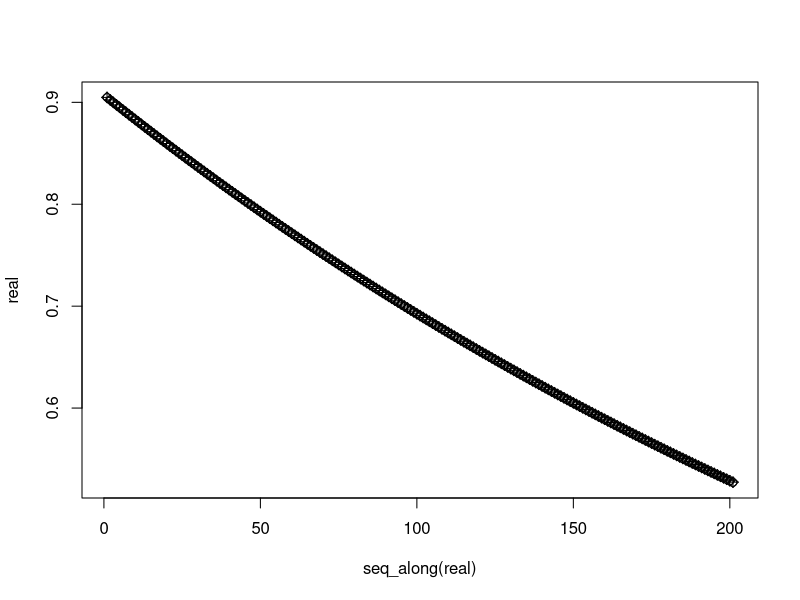
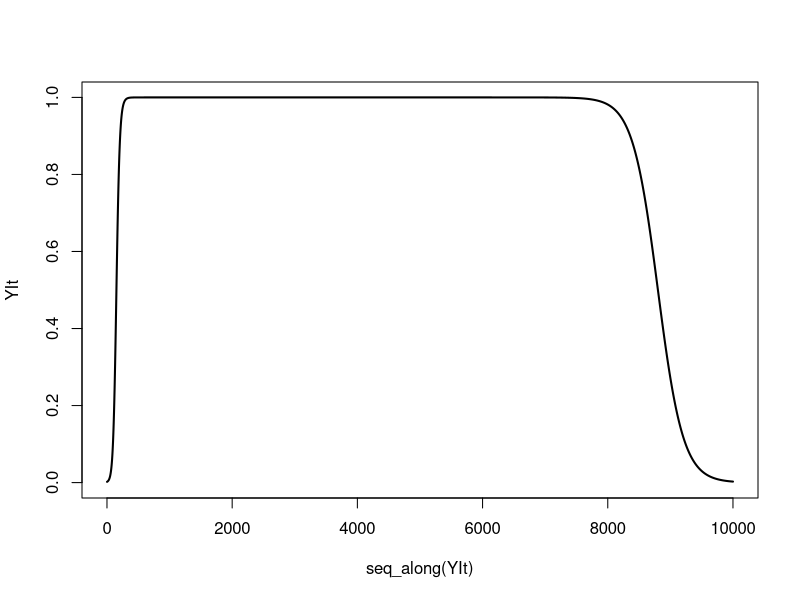

Generate these figures, in order, with R: (Note: a time limit stopped this script after it produced the figures.)
qHat  <-  function(n, U, h, s) {
	U/(n*h*(s))
}

WBar.r  <-  function(n, r, h, s, q) {
	((1 - h*s*(1 - q) - s*q)^r)*(1 - h*s*q)^(n-r)
}

WBar.r.approx  <-  function(n, r, h, s, q) {
	exp(-r*s*(h*(1 - q) + q) - (n-r)*h*s*q)
}

n  <-  1000
r  <-  seq(0,200)
h  <-  0.25
s  <-  0.01
U  <-  0.1
q  <-  qHat(n=1000, U=U, h=h, s=s)

real  <-  WBar.r(n=n, r=r, h=h, s=s, q=q)
approx  <-  WBar.r.approx(n=n, r=r, h=h, s=s, q=q)

plot(real ~ seq_along(real))
points(approx ~ seq_along(approx), pch=9)





##################################
# Approx. Deterministic trajectory 
U    <-  0.1
h    <-  0.25
s    <-  0.1
n    <-  1000
r    <-  0
t    <-  1000
x    <-  0.1
YInext  <-  function(YIt, U, h, s, n, r, t, x) {
	qHat  <-  (U/(n*h*s))
	qt    <-  ((1 - exp((h*(-1 + qHat) - qHat)*s*t))*U)/(n*(h + qHat - h*qHat)*s)
	YIt*exp(-s*(r*(h*(1 - qHat) - qHat) + (n*x - r)*(qt*(h + qHat) + h*qHat*(1 - 2*qt)))) / ((1-YIt)*exp(-U*x*(2 + U/(n*(h^2)*s))) + YIt*exp(-s*(r*(h*(1 - qHat) - qHat) + (n*x - r)*(qt*(h + qHat) + h*qHat*(1 - 2*qt)))))
}


# Parameters
YIt   <-  c()
Ud    <-  0.1
hd    <-  0.1
sd    <-  0.01
n     <-  2*10^6
r     <-  5
qHat  <-  (Ud/(n*hd*sd))
n*qHat
x     <-  0.5
N     <-  1000
t     <-  c(1:9999)
YI0   <-  2/N

YIt  <- c()
for(i in 1:length(t)) {
	if(i == 1) {
		YIt[i]  <-  YInext(YIt=YI0, U=Ud, h=hd, s=sd, n=n, r=r, t=t[i], x=x)
	}else{YIt[i]  <-  YInext(YIt = YIt[i-1], U=Ud, h=hd, s=sd, n=n, r=r, t=t[i], x=x) }
	if(YIt[i] == 1) {
		YIt[i]  <-  YIt[i] - 0.00001
	}
}
YIt  <- c(YI0,YIt)
plot(YIt ~ seq_along(YIt), ylim=c(0,1), type='l', lwd=2)









##################################
# Pseudo Deterministic W-F Simulations 
rbernoulli <- function(n,p) runif(n) < p


n   <-  2000000
mu  <-  10^-5
h   <-  0.1
qHat <-  c()
mut  <-  c()
for(i in 1:n) {
	s  <-  rnorm(n=1,mean=0.01, sd=0.001)
	qHat[i]  <-  (mu/(h*s))
	mut[i]   <-  rbernoulli(n=1,p=qHat[i])
}

sum(mut)
sum(qHat)
n*(mu/h*0.01)
sum(rpois(n=2000000,lambda=(mu/(h*0.01))))


# Parameters
U    <-  0.1
h    <-  0.1
s    <-  0.01
n     <-  2*10^6
r     <-  10
qHat  <-  (U/(n*h*s))
n*qHat
x     <-  0.1
N     <-  1000
YI0   <-  2/N

#number of simulations 
sims  = 100*N/2
fix   = 0
for(i in 1:sims){
	YI  <-  YI0
	t   <-  1
	while(YI*(1 - YI) > 0) {

		#expected frequency after selection          
		qt    <-  ((1 - exp((h*(-1 + qHat) - qHat)*s*t))*U)/(n*(h + qHat - h*qHat)*s)
		F.sel = YI*exp(-s*(r*(h*(1 - qHat) - qHat) + (n*x - r)*(qt*(h + qHat) + h*qHat*(1 - 2*qt)))) / ((1-YI)*exp(-U*x*(2 + U/(n*(h^2)*s))) + YI*exp(-s*(r*(h*(1 - qHat) - qHat) + (n*x - r)*(qt*(h + qHat) + h*qHat*(1 - 2*qt)))))

        #binomial sampling
        YI = rbinom(1, (N/2), F.sel)/(N/2)
        t = t + 1
    }
    if(YI == 1){
    	fix  <-  fix + 1
    }
    cat('\r', paste("Progress:", round(100*(i/sims)), "% complete"))
}    

fix/sims





##################################
# Pseudo Deterministic W-F Simulations 
# loop over r to get a profile of Pr(fix)



# Parameters
n     <-  10*10^6
mu    <-  10^-8
U     <-  n*mu
h     <-  0.01
s     <-  0.01
NrR   <-  rpois(n*x,lambda=U*x/(h*s))
r     <-  c(range(NrR)[1]:range(NrR)[2])
qHat  <-  mu/(h*s)
x     <-  0.2
n*x*qHat
N     <-  1000
YI0   <-  2/N
PrFix <-  c()

#number of simulations 
sims  = 100*N/2

# Randomly drawn number of mutations

for(j in 1:length(r)) {
fix   = 0
	for(i in 1:sims){
		YI  <-  YI0
		t   <-  0
		while(YI*(1 - YI) > 0) {

			#expected frequency after selection          
			qt    <-  ((1 - exp((h*(-1 + qHat) - qHat)*s*t))*U)/(n*(h + qHat - h*qHat)*s)
			F.sel = YI*exp(-s*(r[j]*(h*(1 - qHat) - qHat) + (n*x - r[j])*(qt*(h + qHat) + h*qHat*(1 - 2*qt)))) / ((1-YI)*exp(-U*x*(2 + U/(n*(h^2)*s))) + YI*exp(-s*(r[j]*(h*(1 - qHat) - qHat) + (n*x - r[j])*(qt*(h + qHat) + h*qHat*(1 - 2*qt)))))

        	#binomial sampling
        	YI = rbinom(1, (N/2), F.sel)/(N/2)
        	t = t + 1
    	}
    	if(YI == 1){
    	fix  <-  fix + 1
    	}
	}    
	PrFix[j]  <-  fix/sims
	cat('\r', paste("Progress:", round(100*(j/length(r))), "% complete"))
}

PrR  <-  dpois(r,lambda=U*x/(h*s))
par(mfrow=c(2,2))
plot(PrFix ~ r)
plot(PrR ~ r)
plot((PrFix*PrR) ~ r)
plot(PrR*10000)

sum(PrR*10000)
sum(PrR*10000*PrFix)


PrFix[r==n*x*qHat*0.8]*10000
10000*PrFix[r == (nTot*x*qHat*0.8)]


rm(list=ls())

##########################
##  MORE EXACT RECURSIONS
wBar.i.wt  <-  function(s, h, qNt.wt, qIt.wt, YIt) {
	pNt.wt  <-  1  - qNt.wt
	pIt.wt  <-  YIt - qIt.wt
	1 - qNt.wt*s*(h*(pNt.wt + ((1 - YIt)*pIt.wt + YIt*pNt.wt)/2) + (qNt.wt + (1 - YIt)*qIt.wt + YIt*qNt.wt)/2) - pNt.wt*s*h*((qNt.wt + (1 - YIt)*qNt.wt + YIt*qIt.wt)/2)
}
wBar.i.del  <-  function(s, h, qNt.del, YIt) {
	pNt.del  <-  1  - qNt.del
	1 - qNt.del*s*(h*((pNt.del + (1 - YIt)*pNt.del)/2) + (qNt.del + (1 - YIt)*pNt.del + YIt)/2) - pNt.del*s*h*((qNt.del + (1 - YIt)*qNt.del + YIt)/2)
}
wBarI  <-  function(n, r, s, h, YIt, qNt.del, qNt.wt, qIt.wt) {
	QNt.del  <-  qNt.del#/(1 - YIt)
	QNt.wt   <-  qNt.wt#/(1 - YIt)
	QIt.wt   <-  qIt.wt/YIt
		  YIt*(( 1 - s*(h*(1 - QNt.del) + QNt.del) )^r) * (1 - s*(h*((1 - QIt.wt)*QNt.wt + QIt.wt*(1 - QNt.wt)) + QIt.wt*QNt.wt))^(n-r) +
	(1 - YIt)*( ((1 - s*(2*h*QNt.del*(1 - QNt.del) + QNt.del^2))^r) * ((1 - s*(2*h*QNt.wt*(1 - QNt.wt) + QNt.wt^2))^(n - r)) )
}

YI.next  <-  function(n, r, s, h, YIt, qNt.del, qNt.wt, qIt.wt, ...) {
	QNt.del  <-  qNt.del#/(1 - YIt)
	QNt.wt   <-  qNt.wt#/(1 - YIt)
	QIt.wt   <-  qIt.wt/YIt
	(YIt*(( 1 - s*(h*(1 - QNt.del) + QNt.del) )^r) * (1 - s*(h*((1 - QIt.wt)*QNt.wt + QIt.wt*(1 - QNt.wt)) + QIt.wt*QNt.wt))^(n-r)) / wBarI(n=n, r=r, s=s, h=h, YIt=YIt, qNt.del=qNt.del, qNt.wt=qNt.wt, qIt.wt=qIt.wt)
}

qI.wt.next  <-  function(n, r, u, s, h, YIt, qNt.del, qNt.wt, qIt.wt) {
	pNt.wt  <-  1 - qNt.wt
	pIt.wt  <-  YIt - qIt.wt
	YI.next(n=n, r=r, s=s, h=h, YIt=YIt, qNt.del=qNt.del, qIt.wt=qIt.wt, qNt.wt=qNt.wt) *
		( (qIt.wt*(1 - s*(h*pNt.wt + qNt.wt)) + u*pIt.wt*wBar.i.wt(s=s, h=h, qNt.wt=qNt.wt, qIt.wt=qIt.wt, YIt=YIt)) / ( YIt - qIt.wt*s*(h*pNt.wt + qNt.wt) ) )
}

qN.wt.next  <-  function(n, r, u, s, h, YIt, qNt.del, qNt.wt, qIt.wt) {
	pNt.wt  <-  1 -  qNt.wt
	pIt.wt  <-  YIt - qIt.wt
#	(1 - YI.next(n=n, r=r, s=s, h=h, YIt=YIt, qNt.del=qNt.del, qIt.wt=qIt.wt, qNt.wt=qNt.wt)/4)*
		( qNt.wt*(1 - s*(h*((1 - YIt)*pNt.wt + YIt*pIt.wt)/2) + (qNt.wt + (1 - YIt)*qNt.wt + YIt*(qIt.wt))/2) + u*pNt.wt*wBar.i.wt(s=s, h=h, qNt.wt=qNt.wt, qIt.wt=qIt.wt, YIt=YIt) ) / 
			( 1  - qNt.wt*s*(h*((1 - YIt)*pNt.wt + YIt*pIt.wt)/2) + (qNt.wt + (1 - YIt)*qNt.wt + YIt*(qIt.wt))/2) 
}

qN.del.next  <-  function(n, r, u, s, h, YIt, qNt.del, qNt.wt, qIt.wt) {
	pNt.del  <-  1 - qNt.del
#	(1 - YI.next(n=n, r=r, s=s, h=h, YIt=YIt, qNt.del=qNt.del, qIt.wt=qIt.wt, qNt.wt=qNt.wt)/4)*
		(qNt.del*(1 - s*(h*(pNt.del + 2*(1 - YIt)*pNt.del/2) + (qNt.del + 2*(1 - YIt)*qNt.del + YIt)/2)) + ((u*pNt.del*2*(1 - YIt)*pNt.del)/2)*wBar.i.del(s=s, h=h, qNt.del=qNt.del, YIt=YIt)) / 
			(1  - qNt.del*s*(h*(pNt.del + 2*(1 - YIt)*pNt.del/2) + (qNt.del + 2*(1 - YIt)*qNt.del + YIt)/2))
}



# Parameters
h    <-  0.1
s    <-  0.02
U    <-  10*s
nTot  <-  10000
r     <-  0
u     <-  U/nTot
qHat  <-  (U/(nTot*h*s))
x     <-  0.2
n      <-  nTot*x
N     <-  5000
YI0   <-  2/N

YI.t      <- c()
qN.del.t  <- c()
qN.wt.t   <- c()
qI.wt.t   <- c()

# First generation
	YI.t[1]      <-  round(YI.next(n=n, r=r, s=s, h=h, YIt=YI0, qNt.del=qHat, qNt.wt=qHat, qIt.wt=0), digits=9)
	qN.del.t[1]  <-  round(qN.del.next(n=n, r=r, u=u, s=s, h=h, YIt=YI0, qNt.del=qHat, qNt.wt=qHat, qIt.wt=0), digits=9)
	qN.wt.t[1]   <-  round(qN.wt.next(n=n, r=r, u=u, s=s, h=h, YIt=YI0, qNt.del=qHat, qNt.wt=qHat, qIt.wt=0), digits=9)
	qI.wt.t[1]   <-  round(qI.wt.next(n=n, r=r, u=u, s=s, h=h, YIt=YI0, qNt.del=qHat, qNt.wt=qHat, qIt.wt=0), digits=9)
# Subsequent generations
i=2
#while(YI.t[i-1]*(1 - YI.t[i-1]) > 0) {
while(i < 5001) {
		YI.t[i]      <-  round(YI.next(n=n, r=r, s=s, h=h, YIt=YI.t[i-1], qNt.del=qN.del.t[i-1], qNt.wt=qN.wt.t[i-1], qIt.wt=qI.wt.t[i-1]), digits=9)
		qN.del.t[i]  <-  round(qN.del.next(n=n, r=r, u=u, s=s, h=h, YIt=YI.t[i-1], qNt.del=qN.del.t[i-1], qNt.wt=qN.wt.t[i-1], qIt.wt=qI.wt.t[i-1]), digits=9)
		qN.wt.t[i]   <-  round(qN.wt.next(n=n, r=r, u=u, s=s, h=h, YIt=YI.t[i-1], qNt.del=qN.del.t[i-1], qNt.wt=qN.wt.t[i-1], qIt.wt=qI.wt.t[i-1]), digits=9)
		qI.wt.t[i]   <-  round(qI.wt.next(n=n, r=r, u=u, s=s, h=h, YIt=YI.t[i-1], qNt.del=qN.del.t[i-1], qNt.wt=qN.wt.t[i-1], qIt.wt=qI.wt.t[i-1]), digits=9)
		i  <-  i + 1
}
YI.t  <- c(YI0,YI.t)
par(mfrow=c(1,2))
plot(YI.t ~ seq_along(YI.t), ylim=c(0,1), type='l', lwd=2, col=2)
lines(qI.wt.t, lwd=2, lty=1, col=2)
lines(qN.wt.t, lwd=2, lty=1)
if(r > 0){lines(qN.del.t, lwd=2, lty=2)}
legend("topleft",
		legend = c(expression(Y[t]^I), 
				   expression(q[I.wt]), 
				   expression(q[N.wt]), 
				   expression(q[N.del])),
		col = c(2, 2, 1, 1),
		lty = c(1,1,1,2),
		lwd=2
		)
plot(qI.wt.t ~ seq_along(qI.wt.t), ylim=c(0,max(c(qI.wt.t,qN.wt.t,qN.del.t))), type='l', lty=1, lwd=2, col=2)
lines(qN.wt.t, lwd=2, lty=1)
if(r > 0){lines(qN.del.t, lwd=2, lty=2)}
legend("right",
		legend = c(expression(q[I.wt]), 
				   expression(q[N.wt]), 
				   expression(q[N.del])),
		col = c(2, 1, 1),
		lty = c(1,1,2),
		lwd=2
		)
nTot*x
nTot*x*qHat
qHat
r








############
# Trying again with recursions derived in Mathematica using Xf, Xm, Y



rm(list=ls())

##########################
##  MORE EXACT RECURSIONS
wBarY  <-  function(n, r, s, h, YI.t, qt.I.wt, qt.Y.wt, qt.Y.del, XaOv.t.wt, XaOv.t.del) {
	pt.I.wt    <-  1 - qt.I.wt
	pt.Y.del   <-  1 - qt.Y.del
	pt.Y.wt    <-  1 - qt.Y.wt
		  YI.t*(( 1 - s*(h*(1 - XaOv.t.del) + XaOv.t.del) )^r) * (1 - s*(h*(pt.I.wt*XaOv.t.wt + qt.I.wt*(1 - XaOv.t.wt)) + qt.I.wt*XaOv.t.wt))^(n-r) +
	(1 - YI.t)*( (1 - s*(h*((1 - XaOv.t.del)*qt.Y.del + XaOv.t.del*pt.Y.del) + XaOv.t.del*qt.Y.del)^r) * ((1 - s*(h*((1 - XaOv.t.wt)*qt.Y.wt + XaOv.t.wt*pt.Y.wt) + XaOv.t.wt*qt.Y.wt))^(n - r)) )
}

YI.prime  <-  function(n, r, s, h, YI.t, qt.I.wt, qt.Y.wt, qt.Y.del, XaOv.t.wt, XaOv.t.del, ...) {
	(YI.t*(( 1 - s*(h*(1 - XaOv.t.del) + XaOv.t.del) )^r) * (1 - s*(h*((1 - qt.I.wt)*XaOv.t.wt + qt.I.wt*(1 - XaOv.t.wt)) + qt.I.wt*XaOv.t.wt))^(n-r)) / wBarY(n=n, r=r, s=s, h=h, YI.t=YI.t, qt.I.wt=qt.I.wt, qt.Y.wt=qt.Y.wt, qt.Y.del=qt.Y.del, XaOv.t.wt=XaOv.t.wt, XaOv.t.del=XaOv.t.del)
}

qI.wt.prime  <-  function(n, r, u, s, h, YI.t, qt.I.wt, XaOv.t.wt, XaOv.t.del) {
		(qt.I.wt*(1 - u - s*(XaOv.t.wt + u*(1 - 2*XaOv.t.wt) + h*(1 - XaOv.t.wt)*(1 - 2*u))) + u*(1 - s*(XaOv.t.wt + h*(1 - XaOv.t.wt)))) / 
			(1 - s*XaOv.t.wt*u - qt.I.wt*s*(XaOv.t.wt + u*(1 - 2*XaOv.t.wt)) - h*s*(qt.I.wt + XaOv.t.wt*(1 - 2*qt.I.wt) + u*(2 - 3*XaOv.t.wt - qt.I.wt*(3 - 4*XaOv.t.wt))))
}

qY.wt.prime  <-  function(u, s, h, qt.Y.wt, XaOv.t.wt) {
	(qt.Y.wt*(1 - u - s*(h + 2*XaOv.t.wt*(1 - h) + u*(2 - 3*h - 4*XaOv.t.wt*(1 - h)))) + XaOv.t.wt*(1 - u - s*(h + u*(2 - 3*h))) + 2*u*(1 - h*s)) / 
		(2*(1 - s*XaOv.t.wt*u - qt.Y.wt*s*(XaOv.t.wt + u*(1 - 2*XaOv.t.wt)) - h*s*(qt.Y.wt + XaOv.t.wt*(1 - 2*qt.Y.wt) + u*(2 - 3*XaOv.t.wt - qt.Y.wt*(3 - 4*XaOv.t.wt)))))
}

qY.del.prime  <-  function(u, s, h, qt.Y.del, XaOv.t.del) {
	(qt.Y.del*(1 - u - s*(h + 2*XaOv.t.del*(1 - h ) + u*(2 - 3*h - 4*XaOv.t.del*(1 - h)))) + XaOv.t.del*(1 - u - s*(h + u*(2 - 3*h))) + 2*u*(1 - h*s)) / 
		(2*(1 - s*XaOv.t.del*u - qt.Y.del*s*(XaOv.t.del + u*(1 - 2*XaOv.t.del)) - h*s*(qt.Y.del + XaOv.t.del*(1 - 2*qt.Y.del) + u*(2 - 3*XaOv.t.del - qt.Y.del*(3 - 4*XaOv.t.del)))))
}

XaOv.wt.prime  <-  function(u, s, h, XaOv.t.wt, XaSp.t.wt) {
	(2*u*(1 - h*s) + XaSp.t.wt*(1 - u - s*(h + u*(2 - 3*h))) + XaOv.t.wt*(1 - u - s*(h + 2*XaSp.t.wt*(1 - h) + u*(2 - 3*h - 4*XaSp.t.wt*(1 - h))))) / 
		(2*(1 - s*(XaSp.t.wt*u + XaOv.t.wt*(XaSp.t.wt + u*(1 - 2*XaSp.t.wt))) - h*s*(XaOv.t.wt + XaSp.t.wt*(1 - 2*XaOv.t.wt) + u*(2 - 3*XaSp.t.wt - XaOv.t.wt*(3 - 4*XaSp.t.wt)))))
}

XaOv.del.prime  <-  function(u, s, h, XaOv.t.del, XaSp.t.del) {
	(XaOv.t.del*(1 - u - s*(h + 2*XaSp.t.del*(1 - h) + u*(2 - 3*h - 4*XaSp.t.del*(1 - h)))) + XaSp.t.del*(1 - u - s*(2*u + h*(1 - 3*u))) + 2*u*(1 - h*s)) / 
		(2*(1 - s*XaSp.t.del*u - s*XaOv.t.del*(XaSp.t.del + u*(1 - 2*XaSp.t.del)) - h*s*(XaOv.t.del + XaSp.t.del*(1 - 2*XaOv.t.del) + u*(2 - 3*XaSp.t.del - XaOv.t.del*(3 - 4*XaSp.t.del)))))
}

XaSp.wt.prime  <-  function(u, s, h, YI.t, qt.I.wt, qt.Y.wt, XaOv.t.wt) {
(XaOv.t.wt*(1 + YI.t*(1 - 2*qt.I.wt*s) - h*s*(1 + YI.t*(1 - 2*qt.I.wt))) + u*(2 - 2*h*s - XaOv.t.wt*(1 + 2*s - 3*h*s) - YI.t*(XaOv.t.wt*(1 - h*s) + 2*(1 - h)*qt.I.wt*s*(1 - 2*XaOv.t.wt))) + qt.Y.wt*(1 - YI.t)*(1 - u - s*(h + XaOv.t.wt*(2 - 2*h) + u*(2 - 3*h - 4*XaOv.t.wt*(1 - h))))) / 
	(2 - s*XaOv.t.wt*(2*qt.Y.wt*(1 - YI.t) + 2*qt.I.wt*YI.t) - 2*h*s*(XaOv.t.wt + qt.Y.wt*(1 - 2*XaOv.t.wt) + YI.t*(qt.I.wt - qt.Y.wt)*(1 - 2*XaOv.t.wt)) - 2*s*u*(2*h + qt.Y.wt*(1 - 3*h) + XaOv.t.wt*(1 - 3*h - qt.Y.wt*(2 - 4*h)) + YI.t*(qt.I.wt - qt.Y.wt)*(1 - 2*XaOv.t.wt - h*(3 - 4*XaOv.t.wt))))
}

XaSp.del.prime  <-  function(u, s, h, YI.t, qt.Y.del, XaOv.t.del) {
(XaOv.t.del*(1 - h*s + qt.Y.del*YI.t*(1 - s*(2 - h))) + u*(2 - XaOv.t.del*(1 + qt.Y.del*YI.t) - h*s*(2 - 3*XaOv.t.del)*(1 - qt.Y.del*YI.t) - 2*s*(XaOv.t.del + qt.Y.del*YI.t*(1 - 2*XaOv.t.del))) + qt.Y.del*(1 - YI.t)*(1 - u - s*(h + 2*XaOv.t.del*(1 - h) + u*(2 - 3*h - 4*XaOv.t.del*(1 - h))))) / 
	(2 - 2*qt.Y.del*s*XaOv.t.del*(1 - YI.t) - 2*s*(qt.Y.del*XaOv.t.del*YI.t - h*(qt.Y.del + XaOv.t.del*(1 - 2*qt.Y.del) + YI.t*(qt.Y.del - qt.Y.del)*(1 - 2*XaOv.t.del))) - 2*s*u*(qt.Y.del + h*(2 - 3*qt.Y.del) + XaOv.t.del*(1 - 3*h - 2*qt.Y.del*(1 - 2*h)) + YI.t*(qt.Y.del - qt.Y.del)*(1 - 2*XaOv.t.del - h*(3 - 4*XaOv.t.del))))
}


# Parameters
h    <-  0.25
s    <-  0.01
U    <-  10*s
nTot  <-  10000
r     <-  2
u     <-  U/nTot
qHat  <-  (U/(nTot*h*s))
if(r == 0) {
	qHatDel  <-  0
} else {qHatDel  <-  qHat}
x     <-  0.7
n      <-  nTot*x
N     <-  5000
YI.0   <-  2/N

YI.t        <- c()
XaOv.wt.t   <- c()
XaSp.wt.t   <- c()
qI.wt.t     <- c()
qY.wt.t     <- c()
XaOv.del.t  <- c()
XaSp.del.t  <- c()
qY.del.t    <- c()

# First generation
	YI.t[1]        <-  round(YI.prime(n=n, r=r, s=s, h=h, YI.t=YI.0, qt.I.wt=0, qt.Y.wt=qHat, qt.Y.del=qHatDel, XaOv.t.wt=qHat, XaOv.t.del=qHatDel), digits=9)
	XaOv.wt.t[1]   <-  round(XaOv.wt.prime(u=u, s=s, h=h, XaOv.t.wt=qHat, XaSp.t.wt=qHat), digits=9)
	XaSp.wt.t[1]   <-  round(XaSp.wt.prime(u=u, s=s, h=h, YI.t=YI.0, qt.I.wt=0, qt.Y.wt=qHat, XaOv.t.wt=qHat), digits=9)
	qI.wt.t[1]     <-  round(qI.wt.prime(n=n, r=r, u=u, s=s, h=h, YI.t=YI.0, qt.I.wt=0, XaOv.t.wt=qHat, XaOv.t.del=qHatDel), digits=9)
	qY.wt.t[1]     <-  round(qY.wt.prime(u=u, s=s, h=h, qt.Y.wt=qHat, XaOv.t.wt=qHat), digits=9)
	XaOv.del.t[1]  <-  round(XaOv.del.prime(u=u, s=s, h=h, XaOv.t.del=qHatDel, XaSp.t.del=qHatDel), digits=9)
	XaSp.del.t[1]  <-  round(XaSp.del.prime(u=u, s=s, h=h, YI.t=YI.0, qt.Y.del=qHatDel, XaOv.t.del=qHatDel), digits=9)
	qY.del.t[1]    <-  round(qY.del.prime(u=u, s=s, h=h, qt.Y.del=qHatDel, XaOv.t.del=qHatDel), digits=9)
# Subsequent generations
i=2
#while(YI.t[i-1]*(1 - YI.t[i-1]) > 0) {
while(i < 10001) {
		YI.t[i]        <-  round(YI.prime(n=n, r=r, s=s, h=h, YI.t=YI.t[i-1], qt.I.wt=qI.wt.t[i-1], qt.Y.wt=qY.wt.t[i-1], qt.Y.del=qY.del.t[i-1], XaOv.t.wt=XaOv.wt.t[i-1], XaOv.t.del=XaOv.del.t[i-1]), digits=9)
		XaOv.wt.t[i]   <-  round(XaOv.wt.prime(u=u, s=s, h=h, XaOv.t.wt=XaOv.wt.t[i-1], XaSp.t.wt=XaSp.wt.t[i-1]), digits=9)
		XaSp.wt.t[i]   <-  round(XaSp.wt.prime(u=u, s=s, h=h, YI.t=YI.t[i-1], qt.I.wt=qI.wt.t[i-1], qt.Y.wt=qY.wt.t[i-1], XaOv.t.wt=XaOv.wt.t[i-1]), digits=9)
		XaOv.del.t[i]  <-  round(XaOv.del.prime(u=u, s=s, h=h, XaOv.t.del=XaOv.del.t[i-1], XaSp.t.del=XaSp.del.t[i-1]), digits=9)
		XaSp.del.t[i]  <-  round(XaSp.del.prime(u=u, s=s, h=h, YI.t=YI.t[i-1], qt.Y.del=qY.del.t[i-1], XaOv.t.del=XaOv.del.t[i-1]), digits=9)
		qI.wt.t[i]     <-  round(qI.wt.prime(n=n, r=r, u=u, s=s, h=h, YI.t=YI.t[i-1], qt.I.wt=qI.wt.t[i-1], XaOv.t.wt=XaOv.wt.t[i-1], XaOv.t.del=XaOv.del.t[i-1]), digits=9)
		qY.wt.t[i]     <-  round(qY.wt.prime(u=u, s=s, h=h, qt.Y.wt=qY.wt.t[i-1], XaOv.t.wt=XaOv.wt.t[i-1]), digits=9)
		qY.del.t[i]    <-  round(qY.del.prime(u=u, s=s, h=h, qt.Y.del=qY.del.t[i-1], XaOv.t.del=XaOv.del.t[i-1]), digits=9)
	i  <-  i + 1
}
YI.t  <- c(YI.0,YI.t)
par(mfrow=c(1,2))
plot(YI.t ~ seq_along(YI.t), ylim=c(0,1), main="Inversion captures 0 del. mut. (r = 0)", ylab="Frequency", xlab="Generation", type='l', lwd=2, col=2)
legend("topright",
		legend = c(expression(Y[t]^I)),
		col = c(2),
		lty = c(1),
		lwd=2
		)
plot(qI.wt.t ~ seq_along(qI.wt.t), ylim=c(0,max(c(qI.wt.t,XaOv.wt.t,XaOv.del.t))), ylab="Frequency", xlab="Generation", type='l', lty=1, lwd=2, col=2)
lines(qY.wt.t, lwd=2, lty=1, col=1)
lines(XaOv.wt.t, lwd=2, lty=1, col=2)
lines(XaSp.wt.t, lwd=2, lty=1, col=4)
if(r > 0){
	lines(qY.del.t, lwd=2, lty=1, col=1)
	lines(XaOv.del.t, lwd=2, lty=2)
	lines(XaSp.del.t, lwd=2, lty=2, col=4)
}
legend("bottomright",
		legend = c(expression(q[I.wt]), 
				   expression(q[Y.wt]), 
				   expression(Xa[Ov.wt]), 
				   expression(Xa[Sp.wt]), 
				   expression(q[Y.del]), 
				   expression(Xa[Ov.del]), 
				   expression(Xa[Sp.del])),
		col = c(2,1,2,4,1,2,4),
		lty = c(1,1,1,1,2,2,2),
		lwd=2
		)

min(XaOv.del.t)
u/s

sqrt(u/s)
nTot*x
nTot*x*qHat
qHat
r



########################################
## Wright-Fisher using Exact recursions derived in Mathematica using Xf, Xm, Y
# Parameters
h    <-  0.1
s    <-  0.01
U    <-  10*s
nTot  <-  10000
NrR   <-  rpois(n*x,lambda=U*x/(h*s))
#r     <-  c(range(NrR)[1]:range(NrR)[2])
r     <-  c(0:range(NrR)[2])
#r     <-  c(0:5)
u     <-  U/nTot
qHat  <-  (U/(nTot*h*s))
x     <-  0.7
n     <-  nTot*x
N     <-  1000
YI.0   <-  2/N
PrFix <-  c()


YI.t        <- c()
XaOv.wt.t   <- c()
XaSp.wt.t   <- c()
qI.wt.t     <- c()
qY.wt.t     <- c()
XaOv.del.t  <- c()
XaSp.del.t  <- c()
qY.del.t    <- c()


#number of simulations 
sims  = 100*N/2

# Loop over # deleterious mutations initially captured by inversion
for(j in 1:length(r)) {
fix   = 0
	
	# Loop over replicate simulations
	for(i in 1:sims){
		YI.t        <- YI.0
		XaOv.wt.t   <- qHat
		XaSp.wt.t   <- qHat
		qI.wt.t     <- 0
		qY.wt.t     <- qHat
		XaOv.del.t  <- qHat
		XaSp.del.t  <- qHat
		qY.del.t    <- qHat

		# Run forward simulation
		while(YI.t*(1 - YI.t) > 0) {

			#expected frequency after selection
			XaOv.wt.t   <-  round(XaOv.wt.prime(u=u, s=s, h=h, XaOv.t.wt=XaOv.wt.t, XaSp.t.wt=XaSp.wt.t), digits=9)
			XaSp.wt.t   <-  round(XaSp.wt.prime(u=u, s=s, h=h, YI.t=YI.t, qt.I.wt=qI.wt.t, qt.Y.wt=qY.wt.t, XaOv.t.wt=XaOv.wt.t), digits=9)
			XaOv.del.t  <-  round(XaOv.del.prime(u=u, s=s, h=h, XaOv.t.del=XaOv.del.t, XaSp.t.del=XaSp.del.t), digits=9)
			XaSp.del.t  <-  round(XaSp.del.prime(u=u, s=s, h=h, YI.t=YI.t, qt.Y.del=qY.del.t, XaOv.t.del=XaOv.del.t), digits=9)
			qI.wt.t     <-  round(qI.wt.prime(n=n, r=r[j], u=u, s=s, h=h, YI.t=YI.t, qt.I.wt=qI.wt.t, XaOv.t.wt=XaOv.wt.t, XaOv.t.del=XaOv.del.t), digits=9)
			qY.wt.t     <-  round(qY.wt.prime(u=u, s=s, h=h, qt.Y.wt=qY.wt.t, XaOv.t.wt=XaOv.wt.t), digits=9)
			qY.del.t    <-  round(qY.del.prime(u=u, s=s, h=h, qt.Y.del=qY.del.t, XaOv.t.del=XaOv.del.t), digits=9)
			YI.sel      <-  round(YI.prime(n=n, r=r[j], s=s, h=h, YI.t=YI.t, qt.I.wt=qI.wt.t, qt.Y.wt=qY.wt.t, qt.Y.del=qY.del.t, XaOv.t.wt=XaOv.wt.t, XaOv.t.del=XaOv.del.t), digits=9)

			#binomial sampling
			YI.t      <-  rbinom(1, (N/2), YI.sel)/(N/2)
#			qN.del  <-  rbinom(1, (2*N - (YI*(N/2))), qN.del.sel)/(2*N - (YI*(N/2)))
#			qN.wt   <-  rbinom(1, (2*N - (YI*(N/2))), qN.wt.sel)/(2*N - (YI*(N/2)))
#			qI.wt   <-  rbinom(1, (YI*(N/2)), qI.wt.sel)/(N/2)
		}
		if(YI.t == 1){
		fix  <-  fix + 1
		}
	}
	PrFix[j]  <-  fix/sims
	cat('\r', paste("Progress:", round(100*(j/length(r))), "% complete"))
}

PrR  <-  dpois(r,lambda=U*x/(h*s))
par(mfrow=c(2,3))
plot(PrFix ~ r)
plot(PrR ~ r)
plot((PrFix*PrR) ~ r)
plot(PrR*nTot)
plot((PrR*nTot*PrFix) ~ r)


sum(PrR*nTot)
sum(PrR*nTot*PrFix)

nTot*x*qHat*0.8
nTot*PrFix[r == (nTot*x*qHat*0.8)]




########################################
## Wright-Fisher using Exact recursions derived in Mathematica using Xf, Xm, Y
## inluding sampling variance for XaOv, XaSp, etc.
# Parameters
h    <-  0.1
s    <-  0.01
U    <-  10*s
x     <-  0.2
nTot  <-  10000
NrR   <-  rpois(500,lambda=nTot*x*qHat)
r     <-  seq(0,range(NrR)[2], by=4)
u     <-  U/nTot
qHat  <-  (U/(nTot*h*s))
n     <-  nTot*x
N     <-  1000
YI.0   <-  2/N
PrFix <-  c()


YI.t        <- c()
XaOv.wt.t   <- c()
XaSp.wt.t   <- c()
qI.wt.t     <- c()
qY.wt.t     <- c()
XaOv.del.t  <- c()
XaSp.del.t  <- c()
qY.del.t    <- c()


#number of simulations 
sims  = 100*N/2

# Loop over # deleterious mutations initially captured by inversion
for(j in 1:length(r)) {
fix   = 0
	
	# Loop over replicate simulations
	for(i in 1:sims){
		YI.t        <- YI.0
		XaOv.wt.t   <- qHat
		XaSp.wt.t   <- qHat
		qI.wt.t     <- 0
		qY.wt.t     <- qHat
		XaOv.del.t  <- qHat
		XaSp.del.t  <- qHat
		qY.del.t    <- qHat

		# Run forward simulation
		while(YI.t*(1 - YI.t) > 0) {

			#expected frequency after selection
			XaOv.wt.sel   <-  round(XaOv.wt.prime(u=u, s=s, h=h, XaOv.t.wt=XaOv.wt.t, XaSp.t.wt=XaSp.wt.t), digits=9)
			XaOv.del.sel  <-  round(XaOv.del.prime(u=u, s=s, h=h, XaOv.t.del=XaOv.del.t, XaSp.t.del=XaSp.del.t), digits=9)
			XaSp.wt.sel   <-  round(XaSp.wt.prime(u=u, s=s, h=h, YI.t=YI.t, qt.I.wt=qI.wt.t, qt.Y.wt=qY.wt.t, XaOv.t.wt=XaOv.wt.t), digits=9)
			XaSp.del.sel  <-  round(XaSp.del.prime(u=u, s=s, h=h, YI.t=YI.t, qt.Y.del=qY.del.t, XaOv.t.del=XaOv.del.t), digits=9)
			qY.wt.sel     <-  round(qY.wt.prime(u=u, s=s, h=h, qt.Y.wt=qY.wt.t, XaOv.t.wt=XaOv.wt.t), digits=9)
			qY.del.sel    <-  round(qY.del.prime(u=u, s=s, h=h, qt.Y.del=qY.del.t, XaOv.t.del=XaOv.del.t), digits=9)
			qI.wt.sel     <-  round(qI.wt.prime(n=n, r=r[j], u=u, s=s, h=h, YI.t=YI.t, qt.I.wt=qI.wt.t, XaOv.t.wt=XaOv.wt.t, XaOv.t.del=XaOv.del.t), digits=9)
			YI.sel        <-  round(YI.prime(n=n, r=r[j], s=s, h=h, YI.t=YI.t, qt.I.wt=qI.wt.t, qt.Y.wt=qY.wt.t, qt.Y.del=qY.del.t, XaOv.t.wt=XaOv.wt.t, XaOv.t.del=XaOv.del.t), digits=9)

			#binomial sampling
			XaOv.wt.t   <-  rbinom(1, N, XaOv.wt.sel)/N
			XaOv.del.t  <-  rbinom(1, N, XaOv.del.sel)/N
			YI.t        <-  rbinom(1, (N/2), YI.sel)/(N/2)
			qY.wt.t     <-  rbinom(1, (round((N/2)*(1 - YI.t))), qY.wt.sel)/(round((N/2)*(1 - YI.t)))
			qY.del.t    <-  rbinom(1, (round((N/2)*(1 - YI.t))), qY.del.sel)/(round((N/2)*(1 - YI.t)))
			qI.wt.t     <-  rbinom(1, (round((N/2)*YI.t)), qI.wt.sel)/(round((N/2)*YI.t))
			XaSp.wt.t   <-  rbinom(1, (N/2), XaSp.wt.sel)/(N/2)
			XaSp.del.t  <-  rbinom(1, (N/2), XaSp.del.sel)/(N/2)

		}
		if(YI.t == 1){
		fix  <-  fix + 1
		}
	}
	PrFix[j]  <-  fix/sims
	cat('\r', paste("Progress:", round(100*(j/length(r))), "% complete"))
}

PrR  <-  dpois(r,lambda=n*qHat)
dev.new()
par(mfrow=c(2,3))
plot(PrFix ~ r, main="Pr(Fix | r)")
plot(PrR ~ r, main="Prob. capturing r del. alleles")
plot((PrFix*PrR) ~ r, main="Pr(Fix | r) * Pr(r)")
plot((PrFix*sims) ~ r, main="# fixations")
plot((PrR*sims)  ~ r, main="# inv. per r bin")
plot((PrR*sims*PrFix) ~ r, , main="# fixations")

nTot*x*qHat*0.8
nTot*PrFix[r == (nTot*x*qHat*0.8)]




########################################
## Wright-Fisher using Exact recursions derived in Mathematica using Xf, Xm, Y
## inluding sampling variance for XaOv, XaSp, etc.
# Gradient across inversion size (x)

# Parameters
h    <-  0.1
s    <-  0.01
U    <-  10*s
nTot  <-  10000
u     <-  U/nTot
qHat  <-  (U/(nTot*h*s))
N     <-  1000
YI.0   <-  2/N

# Containers
PrFix <-  c()
YI.t        <- c()
XaOv.wt.t   <- c()
XaSp.wt.t   <- c()
qI.wt.t     <- c()
qY.wt.t     <- c()
XaOv.del.t  <- c()
XaSp.del.t  <- c()
qY.del.t    <- c()

#number of simulations 
sims  = 100*N/2

# inversion sizes
invSize  <-  c(0.5,1:9)/10

# Loop over inversion size
for(j in 1:length(invSize)) {
fix   = 0
	
	# Loop over replicate simulations
	for(i in 1:sims){

		# initial frequencies
		YI.t        <- YI.0
		XaOv.wt.t   <- qHat
		XaSp.wt.t   <- qHat
		qI.wt.t     <- 0
		qY.wt.t     <- qHat
		XaOv.del.t  <- qHat
		XaSp.del.t  <- qHat
		qY.del.t    <- qHat

		# Draw random value for # loci captured by inversion
		n     <-  rpois(1,lambda=nTot*invSize[j])

		# Draw random value for # del. mutations captured by inversion (r) given x
		r   <-  rbinom(1, size=n, prob=qHat)

		# Run forward simulation
		while(YI.t*(1 - YI.t) > 0) {

			#expected frequency after selection
			XaOv.wt.sel   <-  round(XaOv.wt.prime(u=u, s=s, h=h, XaOv.t.wt=XaOv.wt.t, XaSp.t.wt=XaSp.wt.t), digits=9)
			XaOv.del.sel  <-  round(XaOv.del.prime(u=u, s=s, h=h, XaOv.t.del=XaOv.del.t, XaSp.t.del=XaSp.del.t), digits=9)
			XaSp.wt.sel   <-  round(XaSp.wt.prime(u=u, s=s, h=h, YI.t=YI.t, qt.I.wt=qI.wt.t, qt.Y.wt=qY.wt.t, XaOv.t.wt=XaOv.wt.t), digits=9)
			XaSp.del.sel  <-  round(XaSp.del.prime(u=u, s=s, h=h, YI.t=YI.t, qt.Y.del=qY.del.t, XaOv.t.del=XaOv.del.t), digits=9)
			qY.wt.sel     <-  round(qY.wt.prime(u=u, s=s, h=h, qt.Y.wt=qY.wt.t, XaOv.t.wt=XaOv.wt.t), digits=9)
			qY.del.sel    <-  round(qY.del.prime(u=u, s=s, h=h, qt.Y.del=qY.del.t, XaOv.t.del=XaOv.del.t), digits=9)
			qI.wt.sel     <-  round(qI.wt.prime(n=n, r=r, u=u, s=s, h=h, YI.t=YI.t, qt.I.wt=qI.wt.t, XaOv.t.wt=XaOv.wt.t, XaOv.t.del=XaOv.del.t), digits=9)
			YI.sel        <-  round(YI.prime(n=n, r=r, s=s, h=h, YI.t=YI.t, qt.I.wt=qI.wt.t, qt.Y.wt=qY.wt.t, qt.Y.del=qY.del.t, XaOv.t.wt=XaOv.wt.t, XaOv.t.del=XaOv.del.t), digits=9)

			#binomial sampling
			XaOv.wt.t   <-  rbinom(1, N, XaOv.wt.sel)/N
			XaOv.del.t  <-  rbinom(1, N, XaOv.del.sel)/N
			YI.t        <-  rbinom(1, (N/2), YI.sel)/(N/2)
			qY.wt.t     <-  rbinom(1, (round((N/2)*(1 - YI.t))), qY.wt.sel)/(round((N/2)*(1 - YI.t)))
			qY.del.t    <-  rbinom(1, (round((N/2)*(1 - YI.t))), qY.del.sel)/(round((N/2)*(1 - YI.t)))
			qI.wt.t     <-  rbinom(1, (round((N/2)*YI.t)), qI.wt.sel)/(round((N/2)*YI.t))
			XaSp.wt.t   <-  rbinom(1, (N/2), XaSp.wt.sel)/(N/2)
			XaSp.del.t  <-  rbinom(1, (N/2), XaSp.del.sel)/(N/2)

		}
		if(YI.t == 1){
		fix  <-  fix + 1
		}
	}
	PrFix[j]  <-  fix/sims
	cat('\r', paste("Progress:", round(100*(j/length(invSize))), "% complete"))
}

par(mfrow=c(1,1))
plot(PrFix ~ invSize, xlim=c(0,max(invSize)), ylim=c(0,max(PrFix)), main="Pr(Fix | x)")
abline(h=2/N, lwd=2)
text(x=0.9, y=(2/N)+0.00075, labels=c("2/N"))







########################################
## Multilocus Wright-Fisher Simulations
## Using exact recursions derived in Mathematica using Xf, Xm, Y
## inluding sampling variance for XaOv, XaSp, etc.
## 
# Gradient across inversion size (x)

wBarY.multi  <-  function(n, r, s, h, YI.t, qt.I.wt, qt.Y.wt, qt.Y.del, XaOv.t.wt, XaOv.t.del) {
	pt.I.wt    <-  1 - qt.I.wt
	pt.Y.del   <-  1 - qt.Y.del
	pt.Y.wt    <-  1 - qt.Y.wt
		  YI.t*(prod( 1 - s*(h*(1 - XaOv.t.del) + XaOv.t.del) )) * prod(1 - s*(h*(pt.I.wt*XaOv.t.wt + qt.I.wt*(1 - XaOv.t.wt)) + qt.I.wt*XaOv.t.wt)) +
	(1 - YI.t)*( prod(1 - s*(h*((1 - XaOv.t.del)*qt.Y.del + XaOv.t.del*pt.Y.del) + XaOv.t.del*qt.Y.del)) * prod((1 - s*(h*((1 - XaOv.t.wt)*qt.Y.wt + XaOv.t.wt*pt.Y.wt) + XaOv.t.wt*qt.Y.wt))) )
}

YI.multi.prime  <-  function(n, r, s, h, YI.t, qt.I.wt, qt.Y.wt, qt.Y.del, XaOv.t.wt, XaOv.t.del, ...) {
	(YI.t*(prod( 1 - s*(h*(1 - XaOv.t.del) + XaOv.t.del))) * prod(1 - s*(h*((1 - qt.I.wt)*XaOv.t.wt + qt.I.wt*(1 - XaOv.t.wt)) + qt.I.wt*XaOv.t.wt))) / wBarY.multi(n=n, r=r, s=s, h=h, YI.t=YI.t, qt.I.wt=qt.I.wt, qt.Y.wt=qt.Y.wt, qt.Y.del=qt.Y.del, XaOv.t.wt=XaOv.t.wt, XaOv.t.del=XaOv.t.del)
}






# Gradient across inversion size (x)

# Parameters
h    <-  0.1
s    <-  0.01
U    <-  5*s
nTot  <-  1000
u     <-  U/nTot
qHat  <-  (U/(nTot*h*s))
N     <-  1000
YI.0   <-  2/N

# Containers
PrFix <-  c()
YI.t        <- c()
XaOv.wt.t   <- c()
XaSp.wt.t   <- c()
qI.wt.t     <- c()
qY.wt.t     <- c()
XaOv.del.t  <- c()
XaSp.del.t  <- c()
qY.del.t    <- c()

#number of simulations 
sims  = 100*N/2

# inversion sizes
invSize  <-  c(0.5,1:9)/10

# Loop over inversion size
for(j in 1:length(invSize)) {
fix   = 0
	
	# Loop over replicate simulations
	for(i in 1:sims){

		# initial frequencies

		# Draw random value for # loci captured by inversion
		n   <-  rpois(1,lambda=nTot*invSize[j])

		# Draw random initial frequencies for del. alleles at each locus
		qi  <-  rbinom(n, size = 2*N, prob=qHat)/(2*N)

		# Draw random value for # del. mutations captured by inversion (r) given x
		ri  <-  rbinom(n, size=1, prob=qi)
		r   <-  sum(ri)

		# Assign 
		YI.t        <- YI.0
		XaOv.wt.t   <- qi[ri == 0]
		XaSp.wt.t   <- qi[ri == 0]
		qI.wt.t     <- 0
		qY.wt.t     <- qi[ri == 0]
		XaOv.del.t  <- qi[ri == 1]
		XaSp.del.t  <- qi[ri == 1]
		qY.del.t    <- qi[ri == 1]


		# Run forward simulation
		while(YI.t*(1 - YI.t) > 0) {

			#expected frequency after selection
			XaOv.wt.sel   <-  round(XaOv.wt.prime(u=u, s=s, h=h, XaOv.t.wt=XaOv.wt.t, XaSp.t.wt=XaSp.wt.t), digits=9)
			XaOv.del.sel  <-  round(XaOv.del.prime(u=u, s=s, h=h, XaOv.t.del=XaOv.del.t, XaSp.t.del=XaSp.del.t), digits=9)
			XaSp.wt.sel   <-  round(XaSp.wt.prime(u=u, s=s, h=h, YI.t=YI.t, qt.I.wt=qI.wt.t, qt.Y.wt=qY.wt.t, XaOv.t.wt=XaOv.wt.t), digits=9)
			XaSp.del.sel  <-  round(XaSp.del.prime(u=u, s=s, h=h, YI.t=YI.t, qt.Y.del=qY.del.t, XaOv.t.del=XaOv.del.t), digits=9)
			qY.wt.sel     <-  round(qY.wt.prime(u=u, s=s, h=h, qt.Y.wt=qY.wt.t, XaOv.t.wt=XaOv.wt.t), digits=9)
			qY.del.sel    <-  round(qY.del.prime(u=u, s=s, h=h, qt.Y.del=qY.del.t, XaOv.t.del=XaOv.del.t), digits=9)
			qI.wt.sel     <-  round(qI.wt.prime(n=n, r=r, u=u, s=s, h=h, YI.t=YI.t, qt.I.wt=qI.wt.t, XaOv.t.wt=XaOv.wt.t, XaOv.t.del=XaOv.del.t), digits=9)
			YI.sel        <-  round(YI.multi.prime(n=n, r=r, s=s, h=h, YI.t=YI.t, qt.I.wt=qI.wt.t, qt.Y.wt=qY.wt.t, qt.Y.del=qY.del.t, XaOv.t.wt=XaOv.wt.t, XaOv.t.del=XaOv.del.t), digits=9)

			#binomial sampling
			XaOv.wt.t   <-  rbinom(n, N, prob=XaOv.wt.sel)/N
			XaOv.del.t  <-  rbinom(r, N, XaOv.del.sel)/N
			YI.t        <-  rbinom(1, (N/2), YI.sel)/(N/2)
			qY.wt.t     <-  rbinom(n, (round((N/2)*(1 - YI.t))), qY.wt.sel)/(round((N/2)*(1 - YI.t)))
			qY.del.t    <-  rbinom(r, (round((N/2)*(1 - YI.t))), qY.del.sel)/(round((N/2)*(1 - YI.t)))
			qI.wt.t     <-  rbinom(n, (round((N/2)*YI.t)), qI.wt.sel)/(round((N/2)*YI.t))
			XaSp.wt.t   <-  rbinom(n, (N/2), XaSp.wt.sel)/(N/2)
			XaSp.del.t  <-  rbinom(r, (N/2), XaSp.del.sel)/(N/2)

		}
		if(YI.t == 1){
		fix  <-  fix + 1
		}
	}
	PrFix[j]  <-  fix/sims
	cat('\r', paste("Progress:", round(100*(j/length(invSize))), "% complete"))
}

par(mfrow=c(1,1))
plot(PrFix ~ invSize, xlim=c(0,max(invSize)), ylim=c(0,max(PrFix)), main="Pr(Fix | x)")
abline(h=2/N, lwd=2)
text(x=0.9, y=(2/N)+0.00075, labels=c("2/N"))


d  <-  data.frame("invSize" = invSize, "PrFix" = PrFix)
write.csv(d, file="./output/data/simResults/neutralPartialRecessive_Pfix_Ud5s_N1k.csv", row.names=FALSE)

getwd()







###################################################
###################################################
## Older Code trying to follow Nei et al. (1967)


########################################
## Wright-Fisher using Exact Recursions
rm(list=ls())
# Parameters
h    <-  0.1
s    <-  0.01
U    <-  10*s
nTot  <-  10000
NrR   <-  rpois(n*x,lambda=U*x/(h*s))
#r     <-  c(range(NrR)[1]:range(NrR)[2])
r     <-  c(0:range(NrR)[2])
#r     <-  c(0:5)
u     <-  U/nTot
qHat  <-  (U/(nTot*h*s))
x     <-  0.2
n     <-  nTot*x
N     <-  1000
YI0   <-  2/N
PrFix <-  c()


YI.t      <- c()
qN.del.t  <- c()
qN.wt.t   <- c()
qI.wt.t   <- c()


#number of simulations 
sims  = 100*N/2

# Loop over # deleterious mutations initially captured by inversion
for(j in 1:length(r)) {
fix   = 0
	
	# Loop over replicate simulations
	for(i in 1:sims){
		YI      <-  YI0
		qN.del  <-  qHat
		qN.wt   <-  qHat
		qI.wt   <-  0

		# Run forward simulation
		while(YI*(1 - YI) > 0) {

			#expected frequency after selection
			F.I.sel     <-  YI.next(n=n, r=r[j], s=s, h=h, YIt=YI, qNt.del=qN.del, qNt.wt=qN.wt, qIt.wt=qI.wt)
			if(r[j] == 0) {
				qN.del.sel  <-  round(qN.del.next(n=n, r=r[j], u=u, s=s, h=h, YIt=YI, qNt.del=qN.del, qNt.wt=qN.wt, qIt.wt=qI.wt), digits=9)
			}
			if(r[j] > 0) {
				qN.del.sel  <-  round(qN.del.next(n=n, r=r[j], u=u, s=s, h=h, YIt=YI, qNt.del=qN.del, qNt.wt=qN.wt, qIt.wt=qI.wt), digits=9)
			}
			qN.wt.sel   <-  round(qN.wt.next(n=n, r=r[j], u=u, s=s, h=h, YIt=YI, qNt.del=qN.del, qNt.wt=qN.wt, qIt.wt=qI.wt), digits=9)
			qI.wt.sel   <-  round(qI.wt.next(n=n, r=r[j], u=u, s=s, h=h, YIt=YI, qNt.del=qN.del, qNt.wt=qN.wt, qIt.wt=qI.wt), digits=9)

			#binomial sampling
			YI      <-  rbinom(1, (N/2), F.I.sel)/(N/2)
#			qN.del  <-  rbinom(1, (2*N - (YI*(N/2))), qN.del.sel)/(2*N - (YI*(N/2)))
#			qN.wt   <-  rbinom(1, (2*N - (YI*(N/2))), qN.wt.sel)/(2*N - (YI*(N/2)))
#			qI.wt   <-  rbinom(1, (YI*(N/2)), qI.wt.sel)/(N/2)
		}
		if(YI == 1){
		fix  <-  fix + 1
		}
	}
	PrFix[j]  <-  fix/sims
	cat('\r', paste("Progress:", round(100*(j/length(r))), "% complete"))
}

PrR  <-  dpois(r,lambda=U*x/(h*s))
par(mfrow=c(2,2))
plot(PrFix ~ r)
plot(PrR ~ r)
plot((PrFix*PrR) ~ r)
plot(PrR*10000)

plot((PrR*10000*PrFix) ~ r)


sum(PrR*10000)
sum(PrR*10000*PrFix)

nTot*x*qHat*0.8
10000*PrFix[r == (nTot*x*qHat*0.8)]









#######################################
## Wright-Fisher w/ multi-locus Exact Recursions

# Parameters
h     <-  0.1
s     <-  0.01
U     <-  10*s
nTot  <-  10000
NrR   <-  rpois(n*x,lambda=U*x/(h*s))
#r     <-  c(range(NrR)[1]:range(NrR)[2])
r     <-  c(0:range(NrR)[2])
#r     <-  c(0:5)
u     <-  U/nTot
qHat  <-  (U/(nTot*h*s))
x     <-  0.2
n     <-  nTot*x
N     <-  1000
YI0   <-  2/N
PrFix <-  c()

	QN.del  <-   (2*N - (YI*(N/2)))*qN.del/(2*N - (YI*(N/2))) # qN.del/(1 - YI)
	QN.wt   <-  (2*N - (YI*(N/2)))*qN.wt / (2*N - (YI*(N/2))) #qN.wt/(1 - YI)
	QI.wt   <-  qI.wt/YI
		  YI*(prod( 1 - s*(h*(1 - QN.del) + QN.del) ) * prod(1 - s*(h*((1 - QI.wt)*QN.wt + QI.wt*(1 - QN.wt)) + QI.wt*QN.wt))) +
	(1 - YI)*( prod(1 - s*(2*h*QN.del*(1 - QN.del) + QN.del^2)) * prod(1 - s*(2*h*QN.wt*(1 - QN.wt) + QN.wt^2)))



wBarI.multi  <-  function(n, r, s, h, YIt, qNt.del, qNt.wt, qIt.wt) {
	QNt.del  <-  qNt.del/(1 - YIt)
	QNt.wt   <-  qNt.wt/(1 - YIt)
	QIt.wt   <-  qIt.wt/YIt
		  YIt*(prod( 1 - s*(h*(1 - QNt.del) + QNt.del) ) * prod(1 - s*(h*((1 - QIt.wt)*QNt.wt + QIt.wt*(1 - QNt.wt)) + QIt.wt*QNt.wt))) +
	(1 - YIt)*( prod(1 - s*(2*h*QNt.del*(1 - QNt.del) + QNt.del^2)) * prod(1 - s*(2*h*QNt.wt*(1 - QNt.wt) + QNt.wt^2)))
}

YI.multi.next  <-  function(n, r, s, h, YIt, qNt.del, qNt.wt, qIt.wt, ...) {
	QNt.del  <-  qNt.del/(1 - YIt)
	QNt.wt   <-  qNt.wt/(1 - YIt)
	QIt.wt   <-  qIt.wt/YIt
	(YIt*( prod( 1 - s*(h*(1 - QNt.del) + QNt.del) )) * prod(1 - s*(h*((1 - QIt.wt)*QNt.wt + QIt.wt*(1 - QNt.wt)) + QIt.wt*QNt.wt))) / wBarI.multi(n=n, r=r, s=s, h=h, YIt=YIt, qNt.del=qNt.del, qNt.wt=qNt.wt, qIt.wt=qIt.wt)
}

qI.wt.multi.next  <-  function(n, r, u, s, h, YIt, qNt.del, qNt.wt, qIt.wt) {
	pNt.wt  <-  1 - YIt - qNt.wt
	pIt.wt  <-  YIt - qIt.wt
	( (qIt.wt*(1 - s*(h*pNt.wt + qNt.wt)) + u*pIt.wt*wBar.i.wt(s=s, h=h, qNt.wt=qNt.wt, qIt.wt=qIt.wt, YIt=YIt)) / ( YIt - qIt.wt*s*(h*pNt.wt + qNt.wt) ) ) * YI.multi.next(n=n, r=r, s=s, h=h, YIt=YIt, qNt.del=qNt.del, qIt.wt=qIt.wt, qNt.wt=qNt.wt)
}

qN.wt.multi.next  <-  function(n, r, u, s, h, YIt, qNt.del, qNt.wt, qIt.wt) {
	pNt.wt  <-  1 - YIt - qNt.wt
	pIt.wt  <-  YIt - qIt.wt
	(3/4)*(1 - YI.multi.next(n=n, r=r, s=s, h=h, YIt=YIt, qNt.del=qNt.del, qIt.wt=qIt.wt, qNt.wt=qNt.wt))*
		( qNt.wt*(1 - s*(h*(pNt.wt + YIt*(pIt.wt - pNt.wt)/2) + qNt.wt + YIt*(qIt.wt - qNt.wt)/2)) + u*pNt.wt*wBar.i.wt(s=s, h=h, qNt.wt=qNt.wt, qIt.wt=qIt.wt, YIt=YIt) ) / 
			( 1 - (YIt/4) - qNt.wt*s*(h*(pNt.wt + YIt*(pIt.wt - pNt.wt)/2) + qNt.wt + YIt*(qIt.wt - qNt.wt)/2) )
}

qN.del.multi.next  <-  function(n, r, u, s, h, YIt, qNt.del, qNt.wt, qIt.wt) {
	pNt.del  <-  1 - YIt - qNt.del
	(3/4)*(1 - YI.multi.next(n=n, r=r, s=s, h=h, YIt=YIt, qNt.del=qNt.del, qIt.wt=qIt.wt, qNt.wt=qNt.wt))*
		(qNt.del*(1 - s*(h*(pNt.del - YIt*pNt.del/2) + qNt.del + YIt*pNt.del/2)) + (u*pNt.del*(1 - YIt/2))*wBar.i.del(s=s, h=h, qNt.del=qNt.del, YIt=YIt)) / 
			(1 - (YIt/4) - qNt.del*s*(h*(pNt.del - YIt*pNt.del/2) + qNt.del + YIt*pNt.del/2))
}

#number of simulations 
sims  = 100*N/2

# Loop over # deleterious mutations initially captured by inversion
for(j in 1:length(r)) {
fix   = 0
	
	# Loop over replicate simulations
	for(i in 1:sims){
		YI      <-  YI0
		qN.del  <-  rbinom(r[j], (2*N - (YI*(N/2))), qHat)/(2*N - (YI*(N/2)))
		qN.wt   <-  rbinom((n - r[j]), (2*N - (YI*(N/2))), qHat)/(2*N - (YI*(N/2)))
		qI.wt   <-  rep(0, times = (n-r[j]))

		# Run forward simulation
#		plot(YI ~ 0, xlim=c(0,5000), ylim=c(0,1))
#		t  <-  1
		while(YI*(1 - YI) > 0) {

			#expected frequency after selection
			if(YI.multi.next(n=n, r=r[j], s=s, h=h, YIt=YI, qNt.del=qN.del, qNt.wt=qN.wt, qIt.wt=qI.wt) > 1) {
				browser()
			}
			F.I.sel     <-  YI.multi.next(n=n, r=r[j], s=s, h=h, YIt=YI, qNt.del=qN.del, qNt.wt=qN.wt, qIt.wt=qI.wt)
			qN.del.sel  <-  qN.del.multi.next(n=n, r=r[j], u=u, s=s, h=h, YIt=YI, qNt.del=qN.del, qNt.wt=qN.wt, qIt.wt=qI.wt)
			qN.wt.sel   <-  qN.wt.multi.next(n=n, r=r[j], u=u, s=s, h=h, YIt=YI, qNt.del=qN.del, qNt.wt=qN.wt, qIt.wt=qI.wt)
			qI.wt.sel   <-  qI.wt.multi.next(n=n, r=r[j], u=u, s=s, h=h, YIt=YI, qNt.del=qN.del, qNt.wt=qN.wt, qIt.wt=qI.wt)

			#binomial sampling
			YI      <-  rbinom(1, (N/2), F.I.sel)/(N/2)
			qN.del  <-  apply(as.matrix(qN.del.sel), 1, function(x) rbinom(1, (2*N - (YI*(N/2))), x)/(2*N - (YI*(N/2))))
			qN.wt   <-  apply(as.matrix(qN.wt.sel), 1, function(x) rbinom(1, (2*N - (YI*(N/2))), x)/(2*N - (YI*(N/2))))
			qI.wt   <-  apply(as.matrix(qI.wt.sel), 1, function(x) rbinom(1, (YI*(N/2)), x)/(N/2))

#points(YI ~ t, cex=0.5)
#t  <-  t + 1
		}
		if(YI == 1){
		fix  <-  fix + 1
		}
	cat('\r', paste("Progress:", round(100*(i/sims)), "% complete"))
	}
	PrFix[j]  <-  fix/sims
	cat('\r', paste("Progress:", round(100*(j/length(r))), "% complete"))
}

PrR  <-  dpois(r,lambda=U*x/(h*s))
par(mfrow=c(2,2))
plot(PrFix ~ r)
plot(PrR ~ r)
plot((PrFix*PrR) ~ r)
plot(PrR*10000)

plot((PrR*10000*PrFix) ~ r)


sum(PrR*10000)
sum(PrR*10000*PrFix)

nTot*x*qHat*0.8
10000*PrFix[r == (nTot*x*qHat*0.8)]
